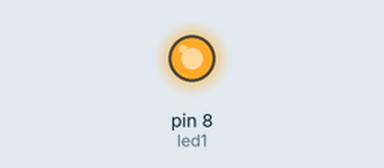
Bench run of a sketch on a simulated Arduino Uno, built with avr-gcc and run on an emulated ATmega328P. Parts: output pins drawn as LEDs (lit = HIGH).

Above: at 0.5 s.
At 6.0 s:
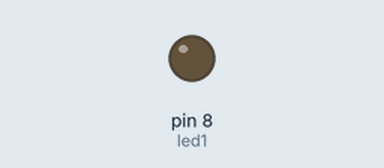
Timing chart, 0 to 14.3 s (numbered marks = the images above):
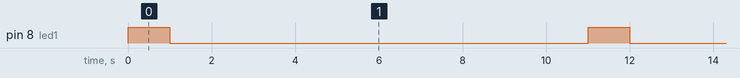

The sketch:

blynk.ino
```cpp
int led1 = 8;
void setup() {

  pinMode(led1, OUTPUT);
}

// the loop function runs over and over again forever
void loop() {
  digitalWrite(led1, 1);   // turn the LED on (HIGH is the voltage level)
  delay(1000);                       // wait for a second
  digitalWrite(led1, LOW);    // turn the LED off by making the voltage LOW
  delay(10000);                       // wait for a second
}
```

Measured:
- by itself, pin 8 (led1): alternates HIGH for 1.0 s and LOW for 10.0 s
